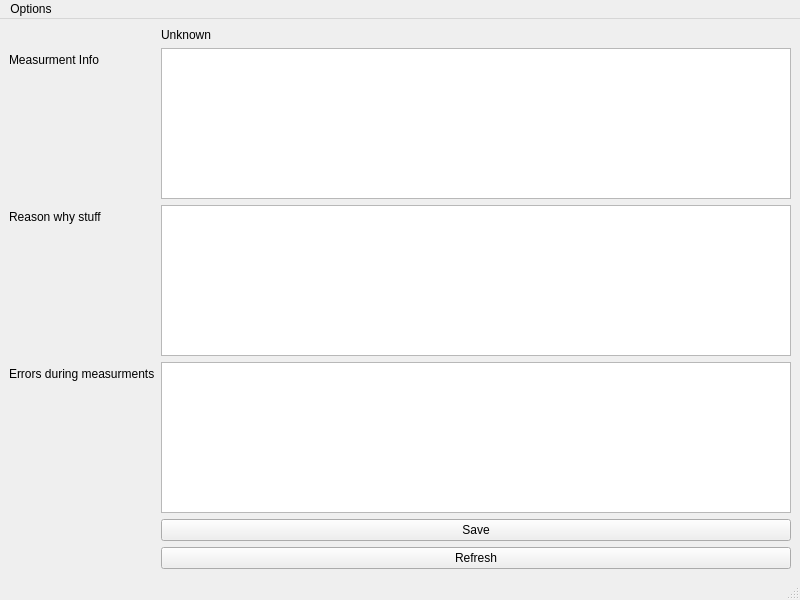
<?xml version="1.0" encoding="UTF-8"?>
<ui version="4.0">
 <class>MainWindow</class>
 <widget class="QMainWindow" name="MainWindow">
  <property name="geometry">
   <rect>
    <x>0</x>
    <y>0</y>
    <width>800</width>
    <height>600</height>
   </rect>
  </property>
  <property name="windowTitle">
   <string>MainWindow</string>
  </property>
  <widget class="QWidget" name="centralwidget">
   <layout class="QFormLayout" name="formLayout">
    <item row="0" column="1">
     <widget class="QLabel" name="path_label">
      <property name="text">
       <string>Unknown</string>
      </property>
     </widget>
    </item>
    <item row="1" column="1">
     <widget class="QPlainTextEdit" name="measurment_info_plainTextEdit"/>
    </item>
    <item row="2" column="0">
     <widget class="QLabel" name="label_2">
      <property name="text">
       <string>Reason why stuff</string>
      </property>
     </widget>
    </item>
    <item row="2" column="1">
     <widget class="QPlainTextEdit" name="reasons_plainTextEdit"/>
    </item>
    <item row="3" column="0">
     <widget class="QLabel" name="label_3">
      <property name="text">
       <string>Errors during measurments</string>
      </property>
     </widget>
    </item>
    <item row="3" column="1">
     <widget class="QPlainTextEdit" name="errors_plainTextEdit"/>
    </item>
    <item row="4" column="1">
     <widget class="QPushButton" name="save_pushButton">
      <property name="text">
       <string>Save</string>
      </property>
     </widget>
    </item>
    <item row="5" column="1">
     <widget class="QPushButton" name="refresh_pushButton">
      <property name="text">
       <string>Refresh</string>
      </property>
     </widget>
    </item>
    <item row="1" column="0">
     <widget class="QLabel" name="label_4">
      <property name="text">
       <string>Measurment Info</string>
      </property>
     </widget>
    </item>
   </layout>
  </widget>
  <widget class="QMenuBar" name="menubar">
   <property name="geometry">
    <rect>
     <x>0</x>
     <y>0</y>
     <width>800</width>
     <height>21</height>
    </rect>
   </property>
   <widget class="QMenu" name="menuOptions">
    <property name="title">
     <string>Options</string>
    </property>
    <addaction name="autosave_action"/>
    <addaction name="separator"/>
    <addaction name="clear_action"/>
   </widget>
   <addaction name="menuOptions"/>
  </widget>
  <widget class="QStatusBar" name="statusbar"/>
  <action name="autosave_action">
   <property name="checkable">
    <bool>true</bool>
   </property>
   <property name="text">
    <string>Autosave</string>
   </property>
  </action>
  <action name="clear_action">
   <property name="text">
    <string>Clear</string>
   </property>
  </action>
 </widget>
 <resources/>
 <connections/>
</ui>
